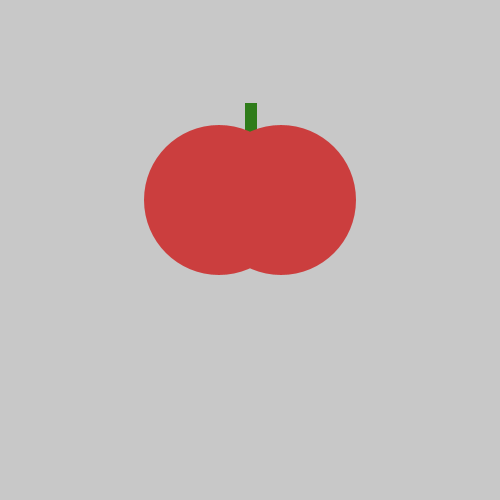
Frame 1 (no input)
Frame 60 (the mouse pressed at the canvas centre just before this capture): identical to frame 1, image omitted
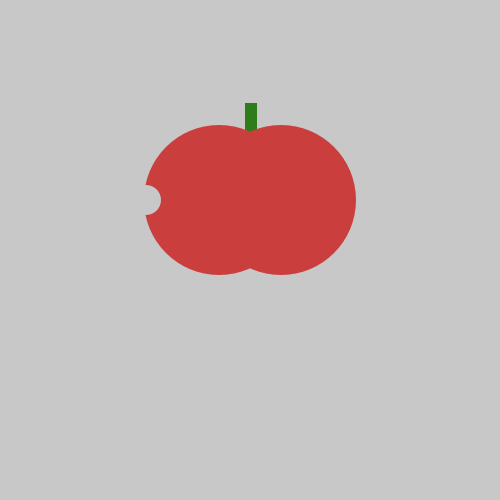
Frame 120 (the mouse held since frame 60 and released just before this capture)

The Processing sketch that drew these frames (run headless with seeded random() and noise(); from frame 60 on, the mouse is pressed at the canvas centre):

// Processing sketch: tasty_tomato
// ── tasty_tomato.pde
void setup() {
    size(500, 500);
}
void draw() {
    background(200, 200, 200);
    noStroke();
    fill(#2F7C1A);
    rect(245, 103, 12, 32);
    fill(#CB3E3E);
    ellipse(219, 200, 150, 150);
    ellipse(281, 200, 150, 150);
    fill(#C8C8C8);
    if(mousePressed) {
    ellipse(146, 200, 30, 30);
    }
}
